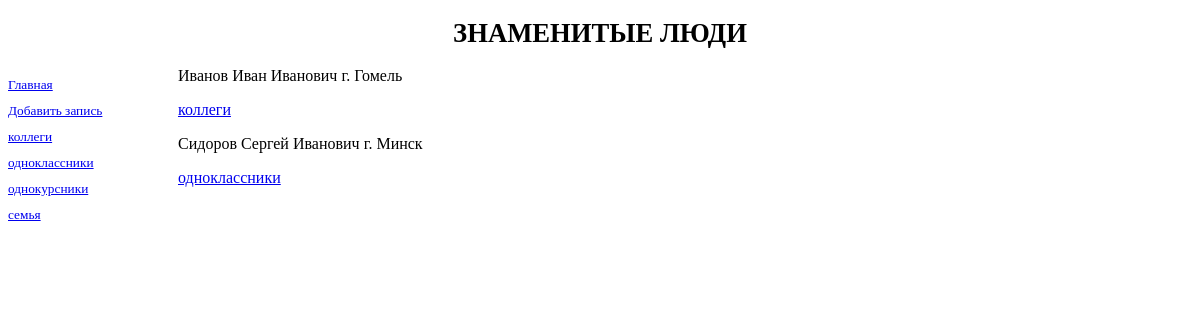
The page /people/ on the database as committed earlier.
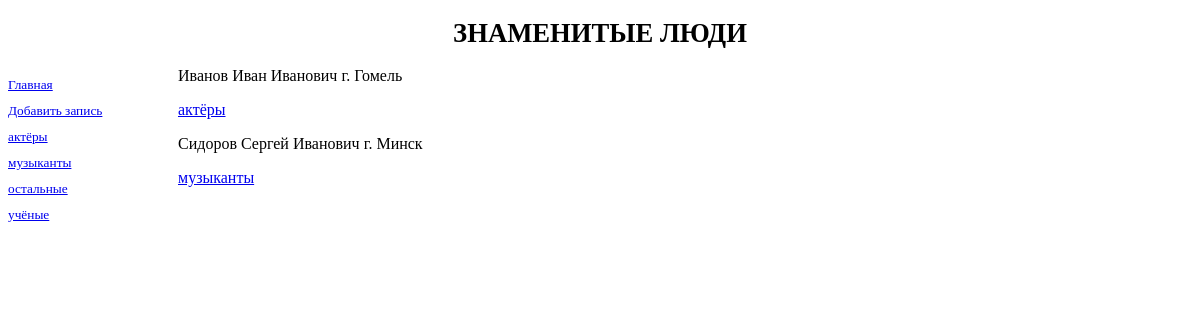
The same page on the database as committed later.
### people/models.py (models this page shows, shortened)
class Category(models.Model):
    name = models.CharField(max_length=100, db_index=True, verbose_name='категория')
    class Meta:
        verbose_name_plural = 'Категории'
        verbose_name = 'категорию'
        ordering = ['name']

class ListPeople(models.Model):
    fam = models.CharField(max_length=50, verbose_name='Фамилия')
    name = models.CharField(max_length=50, verbose_name='Имя')
    ot = models.CharField(max_length=50, verbose_name='Отчество')
    addr = models.CharField(max_length=100, verbose_name='Адрес')
    birthday = models.DateField(null=True, blank=True, verbose_name='День рождения')
    note = models.TextField(null=True, blank=True, verbose_name='Заметки')
    category = models.ForeignKey('Category', null=True, on_delete=models.PROTECT, verbose_name='категория')
    class Meta:
        verbose_name_plural = 'Адресная книга'
        verbose_name = 'Запись адресной книги'
        ordering = ['fam']

### people/views.py (the view)
# urls.py: path('', index, name='index'),
def index(request):
    lp = ListPeople.objects.all()
    categories = Category.objects.all()
    context = {'lp': lp, 'categories': categories}
    return render(request, 'people/index.html', context)

### people/templates/people/index.html
{% extends 'layout/basic.html' %}
{% block content %}
{% for lp_temp in lp %}
    <div>
        <p>{{ lp_temp.fam }}&nbsp{{ lp_temp.name }}&nbsp{{ lp_temp.ot }}&nbsp{{ lp_temp.addr }}</p>
        <p><a href="{% url 'by_category' lp_temp.pk %}">{{ lp_temp.category.name }}</a></p>
    </div>
{% endfor %}
{% endblock %}

### people/templates/layout/basic.html (shortened to what this page needs)
{% load static %}
<!DOCTYPE html>
<html lang="en">
    <head>
        <link rel="stylesheet" type="text/css" href="{% static 'people/style.css' %}">
    </head>
    <body>
        <header>
            <h1> Знаменитые люди </h1>
        </header>
        <nav>
            <a href="{% url 'index' %}">Главная</a>
            <a href="{% url 'add' %}">Добавить запись</a>
            {% for category in categories %}
            <a href="{% url 'by_category' category.pk %}">{{ category.name }}</a>
            {% endfor %}
        </nav>
        <section>
        {% block content %}
        {% endblock %}
        </section>
    </body>
</html>

### people/static/people/style.css (style rules this page uses)
header h1 { font-size: 20pt; text-transform: uppercase; text-align: center; }
nav { font-size: 10pt; width: 150px; float: left; }
nav a { display: block; margin: 10px 0px; }
section { margin-left: 170px; }

Rows that differ between the two databases and show on the page:
changed Category: name "коллеги" → "актёры"
changed Category: name "одноклассники" → "музыканты"
changed Category: name "семья" → "остальные"; moves up the list
changed Category: name "однокурсники" → "учёные"
changed through a linked row, ListPeople "Иванов": category.name "коллеги" → "актёры"
changed through a linked row, ListPeople "Сидоров": category.name "одноклассники" → "музыканты"
